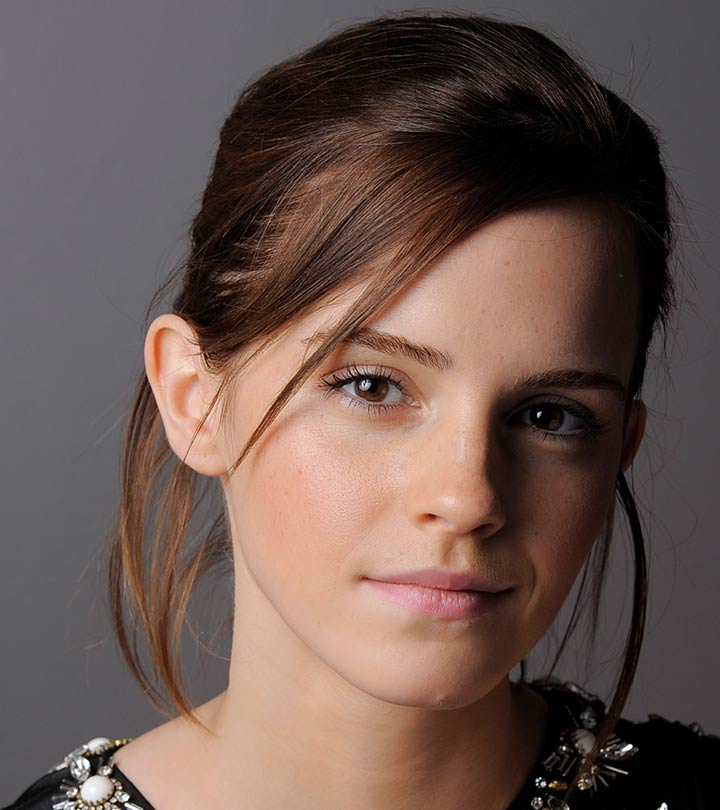
#> input picture Images/emma.jpg, 720 x 810 px, found by its file name
$ jupyter execute --allow-errors '02 Point Operations.ipynb'
#> lines starting #> are read from the running program, lines starting #| are printed output that depends on the picture
[cell 1]
import numpy as np
import cv2 as cv
import matplotlib.pyplot as plt

[cell 2]
#Generating grayscale image
im = np.zeros((6,8), dtype = np.uint8)
im[2,3] = 255
fig, ax = plt.subplots(1, 1, figsize = (6,8))
ax.imshow(im, cmap= 'gray', vmin=0, vmax=255)
ax.xaxis.set_ticks_position('top')
plt.show()

[cell 3]
#Creating the colour image
im = np.zeros((6, 8, 3), dtype = np.uint8)
im[2,3] = [255, 190, 203]
fig, ax = plt.subplots(1, 1, figsize = (6, 8))
ax.imshow(im)
ax.xaxis.set_ticks_position('top')
plt.show()

[cell 4]
im = cv.imread('images/emma.jpg')
#> im is the input picture: shape (810, 720, 3); mean B, G, R 80.1, 87.4, 106.8
assert im is not None
fig, ax = plt.subplots(1, 1, figsize = (6,8))
ax.imshow(cv.cvtColor(im, cv.COLOR_BGR2RGB))
ax.xaxis.set_ticks_position('top')
plt.show()

[cell 5]
im = cv.imread('images/tom.jpg')
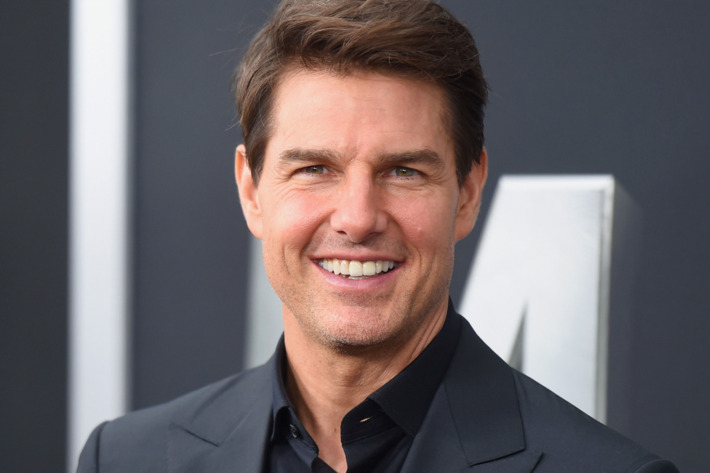
#> input picture Images/tom.jpg, 710 x 473 px, found by its file name
#> im is the input picture: shape (473, 710, 3); mean B, G, R 103.7, 101, 109
fig, ax = plt.subplots(1, 1, figsize = (6,8))
ax.imshow(cv.cvtColor(im, cv.COLOR_BGR2RGB))
ax.xaxis.set_ticks_position('top')
plt.show()
print('Image Shape: ', im.shape)
#| Image Shape:  (473, 710, 3)
print('Image Data Type: ', im.dtype)
#| Image Data Type:  uint8
print('Image Size: ', im.size)
#| Image Size:  1007490

[cell 6]
#Increasing the brightness
im1 = cv.imread('images/emma.jpg', cv.IMREAD_GRAYSCALE)
#> im1: shape (810, 720); min 0, max 255, mean 92.3
assert im is not None

#Increasing the brightness right way
im2 = cv.add(im1, 100)

#Increasing the brightness wrong way
im3 = im1 + 100

fig, ax = plt.subplots(1, 3, figsize= (15, 30))
ax[0].imshow(im1, cmap = 'gray', vmin = 0, vmax = 255)
ax[0].set_title('Original Image')
ax[1].imshow(im2, cmap ='gray', vmin = 0, vmax = 255)
ax[1].set_title('Brightness Increased')
ax[2].imshow(im3, cmap = 'gray', vmin = 0, vmax = 255)
ax[2].set_title('Brightness Increased in the wrong way')
for a in ax:
    a.axis('off')
plt.show()

[cell 7]
#Obtaining one colour plane

im = cv.imread('images/rgb_flowers.jpg')
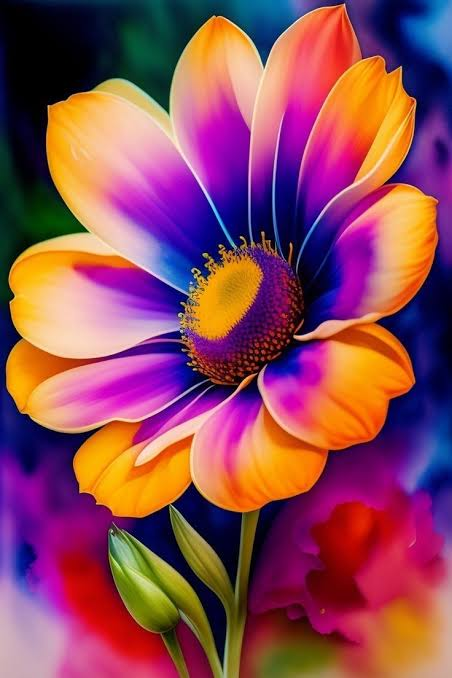
#> input picture Images/rgb_flowers.jpg, 452 x 678 px, found by its file name
#> im is the input picture: shape (678, 452, 3); mean B, G, R 89.9, 73.3, 142.4

#Blue channel
im_blue = im.copy()
im_blue[:,:,1], im_blue[:,:,2] = 0, 0
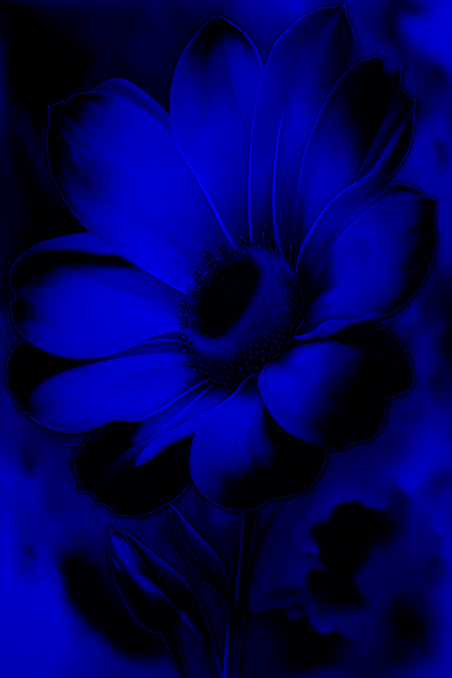
#> im_blue: shape (678, 452, 3); mean B, G, R 89.9, 0, 0

#Green channel
im_green = im.copy()
im_green[:,:,0], im_green[:,:,2] = 0, 0
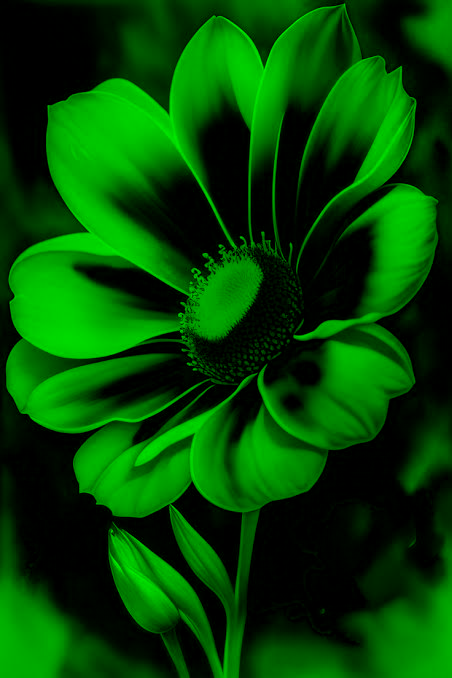
#> im_green: shape (678, 452, 3); mean B, G, R 0, 73.3, 0

#Red channel
im_red = im.copy()
im_red[:,:,0], im_red[:,:,1] = 0, 0
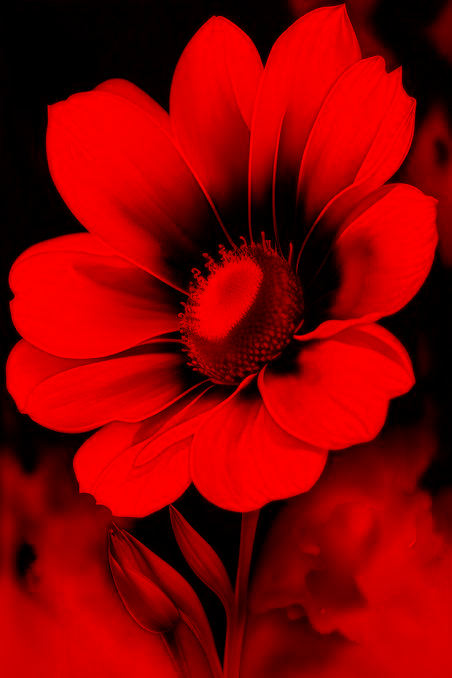
#> im_red: shape (678, 452, 3); mean B, G, R 0, 0, 142.4


fig, ax = plt.subplots(1, 4, figsize = (15, 30))
ax[0].imshow(cv.cvtColor(im, cv.COLOR_BGR2RGB))
ax[0].set_title('Original Image')
ax[1].imshow(cv.cvtColor(im_blue, cv.COLOR_BGR2RGB))
ax[1].set_title('Blue Channel')
ax[2].imshow(cv.cvtColor(im_green, cv.COLOR_BGR2RGB))
ax[2].set_title('Green Channel')
ax[3].imshow(cv.cvtColor(im_red, cv.COLOR_BGR2RGB))
ax[3].set_title('Red Channel')

for a in ax:
    a.axis('off')

plt.show()

[cell 8]
#Intensity transformations
f = cv.imread('images/emma.jpg', cv.IMREAD_GRAYSCALE)
assert f is not None

#Identity transformation
t = np.arange(256, dtype = np.uint8)
g = t[f]

#Negative transformation
t_neg = 255 - t
g_neg = t_neg[f]
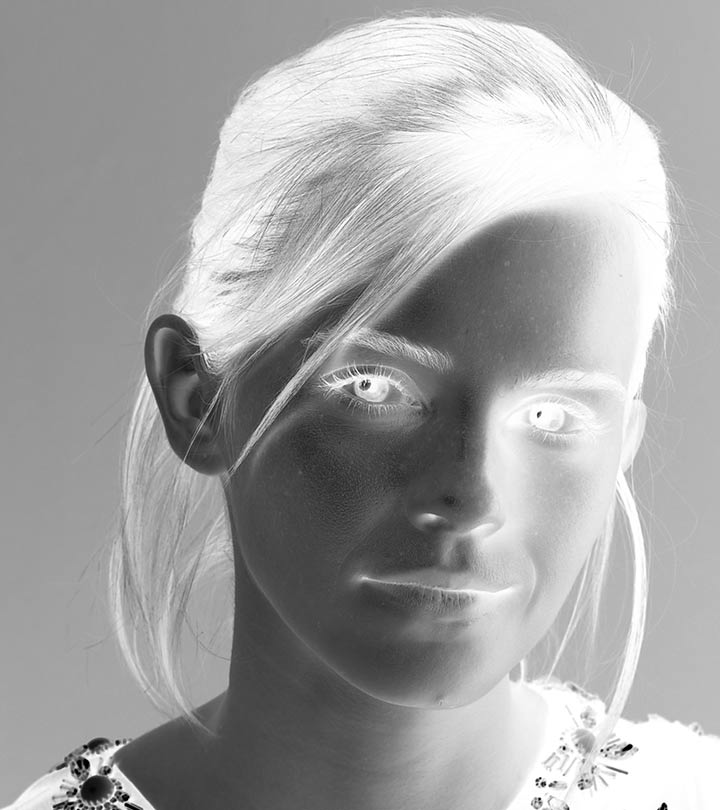
#> g_neg: shape (810, 720); min 0, max 255, mean 162.7

fig, ax = plt.subplots(2, 3, figsize= (15, 10))
ax[0, 0].imshow(f, cmap = 'gray', vmin = 0, vmax = 255)
ax[0, 0].set_title('Original Image')
ax[0, 0].axis('off')

ax[0, 1].imshow(g, cmap ='gray', vmin = 0, vmax = 255)
ax[0, 1].set_title('IdentityTransformed Image')
ax[0, 1].axis('off')

x = f.ravel()
y = g.ravel()
ax[1, 1].plot(x, y, '.', color='blue', alpha=0.2)
ax[1, 1].set_xlim(0, 255)
ax[1, 1].set_ylim(0, 255)
ax[1, 1].set_xlabel('f')
ax[1, 1].set_ylabel('g')
ax[1, 1].set_title('Transformation Function')
ax[1, 1].set_aspect('equal')

ax[0, 2].imshow(g_neg, cmap ='gray', vmin = 0, vmax = 255)
ax[0, 2].set_title('Negative Transformed Image')
ax[0, 2].axis('off')

x_neg = f.ravel()
y_neg = g_neg.ravel()
ax[1, 2].plot(x_neg, y_neg, '.', color='blue', alpha=0.2)
ax[1, 2].set_xlim(0, 255)
ax[1, 2].set_ylim(0, 255)
ax[1, 2].set_xlabel('f')
ax[1, 2].set_ylabel('g_neg')
ax[1, 2].set_title('Negative Transformation Function')
ax[1, 2].set_aspect('equal')

ax[1, 0].axis('off')
ax[1, 0].set_aspect('equal')


plt.show()

[cell 9]
#Windowing points
c = np.array([(100,50), (150, 200)])

#Defining segments
t1 = np.linspace(0, c[0, 1], c[0, 0] + 1 - 0).astype('uint8')
t2 = np.linspace(c[0, 1] + 1, c[1, 1], c[1, 0] - c[0, 0]).astype('uint8')
t3 = np.linspace(c[1, 1] + 1, 255, 255 - c[1, 0]).astype('uint8')

#Comnbining into one
transform = np.concatenate((t1, t2, t3)).astype(np.uint8)
assert transform.shape[0] == 256

img_orig = cv.imread('images/Katrina.jpg', cv.IMREAD_GRAYSCALE)
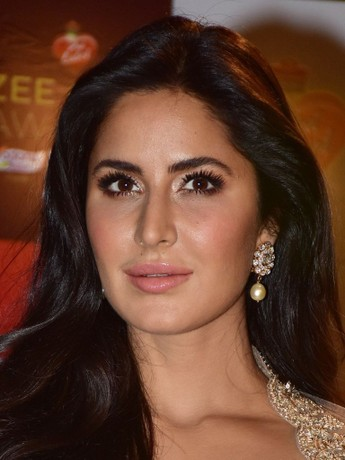
#> input picture Images/Katrina.jpg, 345 x 460 px, found by its file name
#> img_orig: shape (460, 345); min 0, max 255, mean 70.6
assert img_orig is not None

image_transformed = cv.LUT(img_orig, transform)
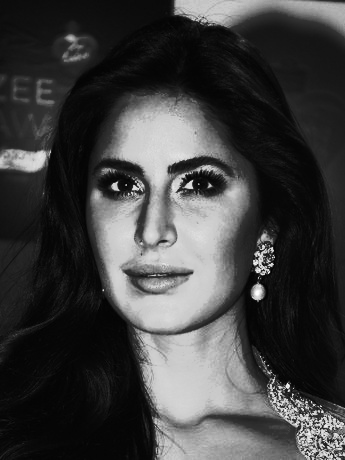
#> image_transformed: shape (460, 345); min 0, max 255, mean 63.5

fig, ax = plt.subplots(1, 3, figsize=(15, 5))

ax[0].imshow(img_orig, cmap='gray', vmin=0, vmax=255)
ax[0].set_title('Original Image')

ax[1].imshow(image_transformed, cmap='gray', vmin=0, vmax=255)
ax[1].set_title('Transformed Image')

x = np.arange(256)
y = transform
ax[2].plot(x, y, color='blue')
ax[2].plot(c[:,0], c[:,1], 'ro')
ax[2].set_xlim(0, 255)
ax[2].set_ylim(0, 255)
ax[2].set_xlabel('Input Pixel Intensity')
ax[2].set_ylabel('Output Pixel Intensity')
ax[2].set_title('Intensity windowing function')
ax[2].set_aspect('equal')

ax[0].axis('off')
ax[1].axis('off')

plt.show()
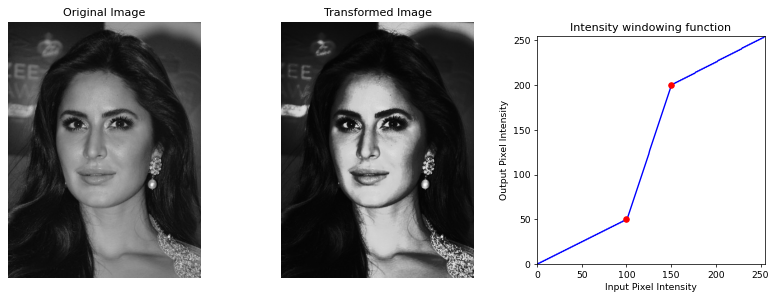
#> figure drawn by matplotlib, 3 panels; panel 3: curve peaks at x = 255, y = 255

[cell 10]
#Gamma correction
gamma_values = [0.1, 0.2, 0.5, 1.0, 2.0, 5.0]

im_orig = cv.imread('images/Little_boy.jpg', cv.IMREAD_GRAYSCALE)
#> (the rest of this cell did not finish here and is left out)

[cell 11]
#Histogram equalization
im_new = cv.imread('images/tom.jpg', cv.IMREAD_GRAYSCALE)
#> im_new: shape (473, 710); min 5, max 245, mean 103.7
assert im_new is not None

im_eq = cv.equalizeHist(im_new)
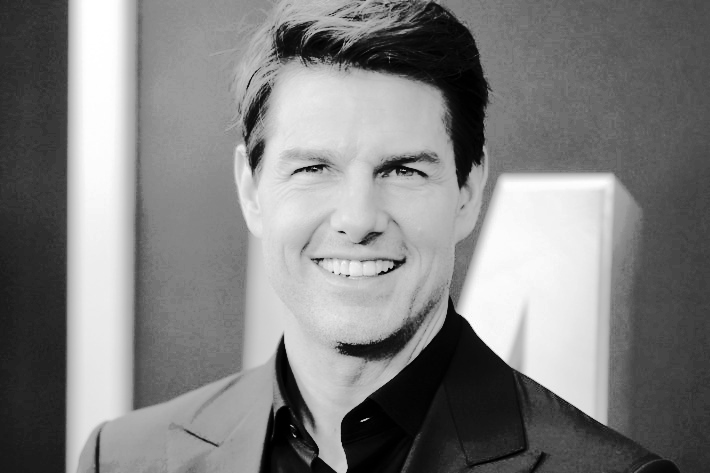
#> im_eq: shape (473, 710); min 0, max 255, mean 128.8

fig, ax = plt.subplots(1, 2, figsize=(16, 8))
ax[0].imshow(im_new, cmap = 'gray', vmin = 0, vmax = 255)
ax[0].set_title('Original Image')
ax[0].axis('off')
ax[1].imshow(im_eq, cmap = 'gray', vmin = 0, vmax = 255)
ax[1].set_title('Histogram Equalized Image')
ax[1].axis('off')

plt.show()
